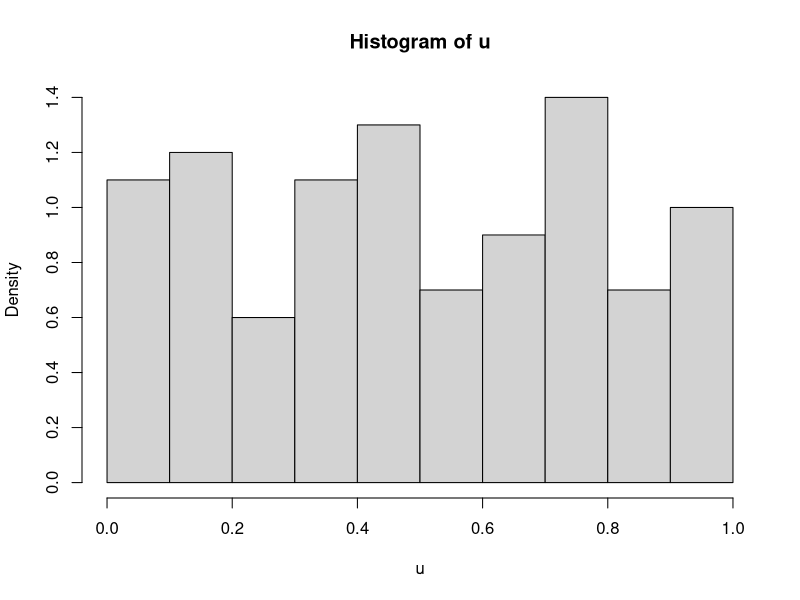
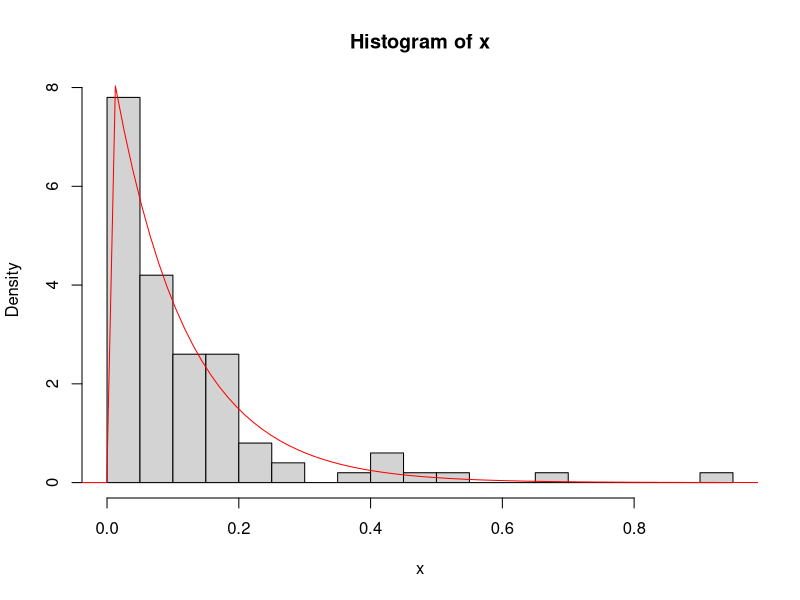
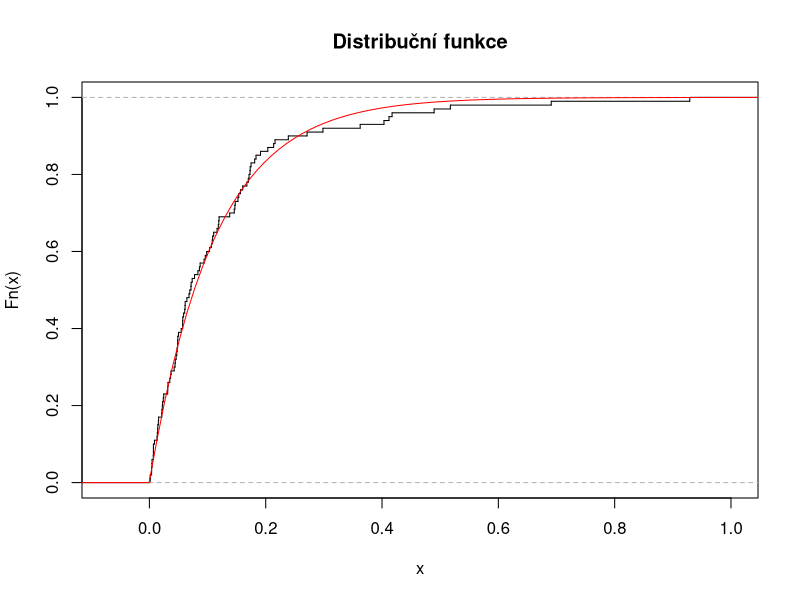
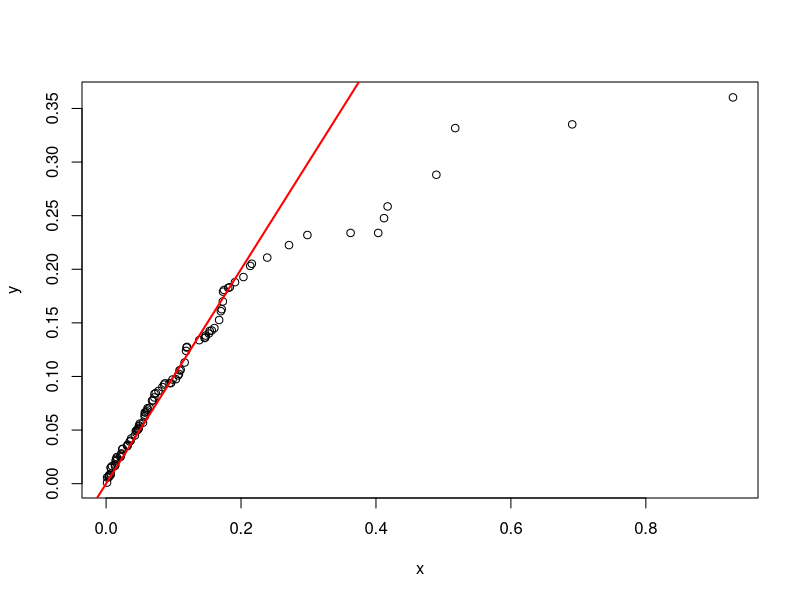
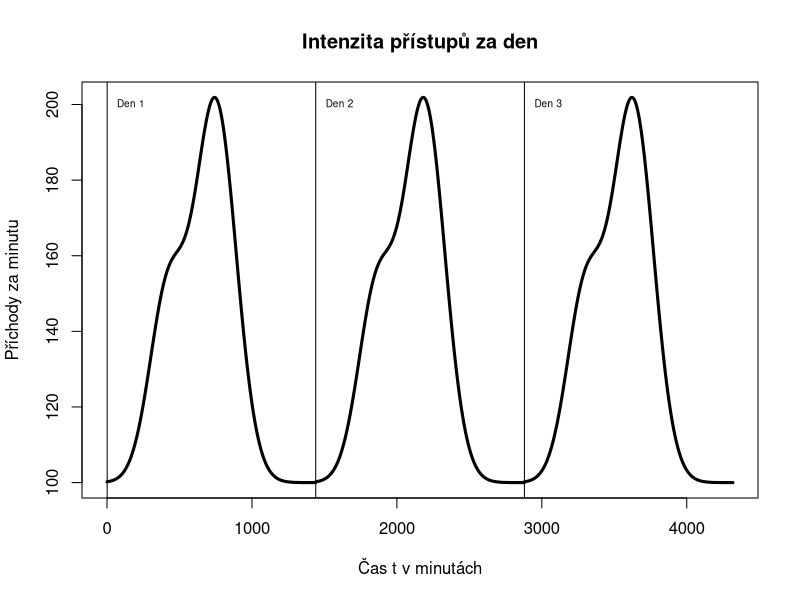
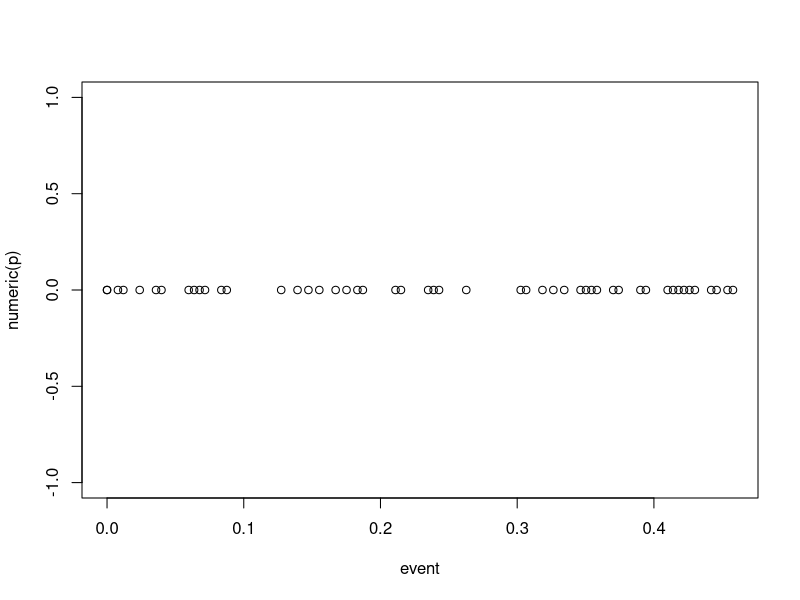
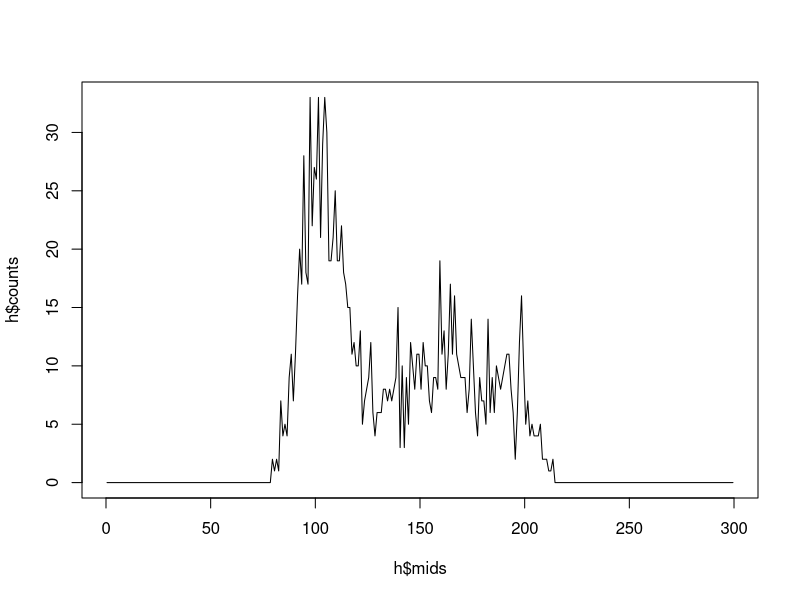
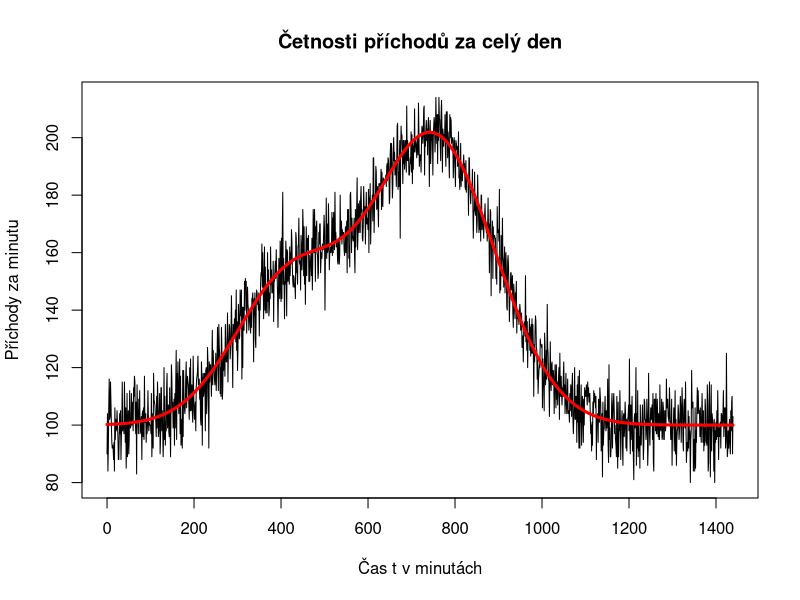

Generate these figures, in order, with R: (Note: this script raises an error after producing the figures.)
# http://en.wikipedia.org/wiki/Exponential_distribution#Generating_exponential_variates
K = nchar('Tomas') # jmeno
L = nchar('Nesrovnal') # prijmeni

#################################################################
# 1

n = K*20
u=runif(n, min=0, max=1) # Generuje n náhodných hodnot z UNIF(0,1)
x=-log(1-u)/L # Exp rozdělení z rovnoměrného inverzní distr. fcí.

#################################################################
# 1.2
hist(u, freq=FALSE)
hist(x, breaks=5*K, freq=FALSE) # Histogram našich hodnot
#help(hist) freq --> logical;
#if TRUE, the histogram graphic is a representation of frequencies, the counts component of the result;
#if FALSE, probability densities, component density, are plotted (so that the histogram has a total area of one).
xWidth=max(x)-min(x) # Rozpětí hodnot
xGrid=seq(min(x)-0.2*xWidth,max(x)+0.2*xWidth,length=n) # vytvoří hodnoty kvantilů (?)
lines (xGrid,dexp(xGrid, rate=L), col='red') # přiloží graf hustoty k histogramu

################################################################
# 1.3
plot(ecdf(x), verticals=TRUE, do.points = FALSE, main="Distribuční funkce") # Opsáno ze zadáni, graf emp. exp. fce
lines (xGrid,pexp(xGrid, rate = L), col='red')  # přiloží graf teoretické fce

################################################################
# 1.4
y=rexp(n, rate=L) # hodnoty ze stejného rozdělení jako se kterým porovnáváme
qqplot(x, y)
abline(0,1, col='red', lwd=2)
#Pokud jsou hodnoty obou rozdělení stejné, ležely by na červené čáře. Hodnoty nejdál od čáry se nejvíce vychylují.

################################################################
# 1.5

################################################################
# 1.6

chisq.test(x, p=y/sum(y)) 

# Chi-squared test for given probabilities
# data:  x
# X-squared = 58.0799, df = 99, p-value = 0.9997
# Warning message:
# In chisq.test(x, p = y/sum(y)) : Chi-squared approximation may be incorrect

#TODO: najit ks.test a zkusit to podle toho

###############################################################
# 2.1

lambda = function(t){100+50*exp(-(t-420)^2/(3600*L))+100*
                       exp(-(L*(-30*L+t-480)^2)/360000)}
# prvni perioda
t=seq(0,3*(24*60)-1)
#TODO: popsat osu v levo
plot(t,lambda(t%%(24*60)),lty="solid",lwd=3,type='l',
     main="Intenzita přístupů za den",
     ylab="Příchody za minutu",
     xlab="Čas t v minutách")
text(0, 200, "Den 1", cex=0.6, pos=4)
text(24*60, 200, "Den 2", cex=0.6, pos=4)
text(24*120, 200, "Den 3", cex=0.6, pos=4)
abline(h = 0, v = 01)
abline(h = 0, v = 24*60)
abline(h = 0, v = 24*120)
###############################################################
# 2.2

p = K*10 # prichod
event = numeric(p) #array TODO: prejmenovat
s = 10^-(2.4) # step
t = 0 # time = Aktuální čas
i = p # iterator

# Cyklus simuluje ubíhající čas (po skocích delta) a na základě
# funkce lambda generuje příchod zákazníka
while (0 < i) {
  if (runif(1, min=0, max=1) < lambda(t) * s) {
    i = i - 1
    event[i] = t # oznacime cas udalosti
  }
  t = t + s
} 
plot(event, numeric(p))

#################################################################
# 2.3

day = 24*60
cetnosti_za_minutu = numeric(day) # pro cely den
day_seq = seq(0,day-1)
`+<-` <- `+`
t = 0
while (t < day) {
  if (runif(1, min=0, max=1) < lambda(t) * s) {
    `+`(cetnosti_za_minutu[(t %/% 1)+1])<-1
  }
  t = t + s
}

# edux style - nefunguje to a chce se mi brecet
h = hist(cetnosti_za_minutu, plot=FALSE, breaks=seq(0,300))
plot(h$mids, h$counts, type="l")
lines(day_seq,lambda(day_seq), lwd=3, col='red')

# fitwiki style
plot(day_seq, cetnosti_za_minutu, lwd=1, type='l',
      main="Četnosti příchodů za celý den",
      ylab="Příchody za minutu",
      xlab="Čas t v minutách")
lines(day_seq,lambda(day_seq), lwd=3, col='red')

############################################################################
# 3
kuryr = K/(K+L)                   # Pravděpodobnost, že si vezmou kurýra
per_minute_kuryr = numeric(24*60) # Vektor uschovávající počet odvozů kurýrem

i = 1                             # Index
# Cyklus prochází všechny minutové výskyty a spočíta pravděpodobnosti, že zákazník použije kurýra
while (i<=24*60) {
  j = 1                           # Index
  while (j<=per_minute[i]) {
    rand = runif(1, min=0, max=1) # Náhodná hodnota
    if (rand < kuryr) {           # S danou pravděpodobností zvolí kurýra
      per_minute_kuryr[i] = per_minute_kuryr[i] + 1
    }
    j = j + 1
  }
  i = i + 1
}

per_minute_posta = per_minute - per_minute_kuryr  # Jednoduchý doplněk

write(per_minute_kuryr, file = "per_minute_kuryr.txt", ncolumns = 1, append = FALSE)
write(per_minute_posta, file = "per_minute_posta.txt", ncolumns = 1, append = FALSE)

plot  (t,per_minute_posta,    lwd=1, col='grey', type='l') # Vykreslí experimentálně zjištěná data
lines (t,lambda(t)*(1-kuryr), lwd=3, col='red')            # Přiloží graf teoretické fce

lines (t,per_minute_kuryr, lwd=1, col='grey', type='l')    # Vykreslí experimentálně zjištěná data
lines (t,lambda(t)*kuryr,  lwd=3, col='blue')              # Přiloží graf teoretické fce
